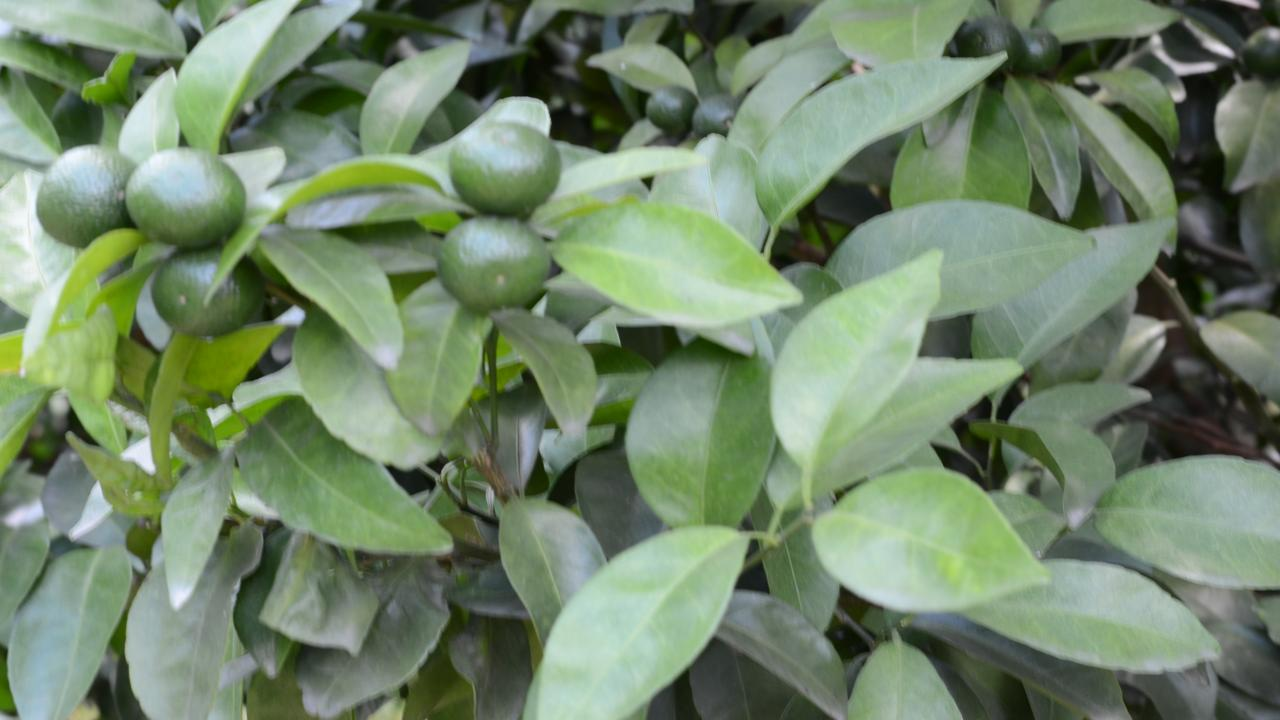
#> input picture MASKRCNN/1/1.jpeg, 1280 x 720 px; its folder holds only this picture in this run
$ python dataaugment.py
#> lines starting #> are read from the running program, lines starting #| are printed output that depends on the picture
import cv2
import glob
import numpy as np
import json
import os
import random

def mix_jsons(load_data_dir,save_data_dir,hv_flip=False):
    with open(load_data_dir, "r", encoding="UTF-8") as f:
        json_str = f.read()
    your_dict = json.loads(json_str) #json格式转python格式
    your_dict["version"] = "4.5.6"
    your_dict["imageData"]= None #python中None即是null
    your_dict["imagePath"]= os.path.basename(save_data_dir)[:-5]+'.jpg' #获取文件名
    if hv_flip ==True:
        imgH = your_dict["imageHeight"]
        imgW = your_dict["imageWidth"]
        shapes = your_dict["shapes"]  #label保存在shapes属性里面
        for label in range(len(shapes)): #label的总数
            for k in range(len(shapes[label]["points"])): #label中标签点的总数
                shapes[label]["points"][k][0] = imgW - shapes[label]["points"][k][0] #x坐标
                shapes[label]["points"][k][1] = imgH - shapes[label]["points"][k][1] #y坐标
    with open(save_data_dir, "w", encoding="UTF-8") as f1:
        json.dump(your_dict,f1, ensure_ascii=False,indent = 2)

#随机调节亮度和对比度
def contrast_brightness_image(img_dir, a, g):
    src1=cv2.imread(img_dir)
    h, w, ch = src1.shape#获取shape的数值，height和width、通道
    src2 = np.zeros([h, w, ch], src1.dtype)#(色素全为零，输出为全黑图片)
    src3 = np.ones([h, w, ch], src1.dtype)*255#(色素全为255，输出为全白图片)
    i = np.random.random_integers(2,3)
    if i == 2:
        dst = cv2.addWeighted(src1, a, src2, 1-a, g)
    else:
        dst = cv2.addWeighted(src1, a, src3, 1-a, g)
    print(os.path.dirname(img_dir)+"/"+os.path.basename(img_dir)[:-5]+".json",'\n')
    jf = os.path.dirname(img_dir)+"/"+os.path.basename(img_dir)[:-5]+".json"
    jout = os.path.dirname(os.path.dirname(jf))+"/data_augment/"+"cb"+os.path.basename(jf)#[2:]
    print(jout)
    mix_jsons(jf,jout,hv_flip=False)
    print(jout[:-5]+'.jpg')
    cv2.imwrite(jout[:-5]+'.jpg',dst)
    return dst

def cutout(img_dir,num):
    src1 = cv2.imread(img_dir)
    h, w, ch = src1.shape
    for i in range(num):
        x1 = np.random.random_integers(100,750)
        y1 = np.random.random_integers(100,800)
        w = np.random.random_integers(10,60)
        h = np.random.random_integers(10,60)
        cv2.rectangle(src1,(x1, y1), (x1+w, y1+h), (128, 128, 128), -1)
    print(os.path.dirname(img_dir)+"/"+os.path.basename(img_dir)[:-5]+".json",'\n')
    jf = os.path.dirname(img_dir)+"/"+os.path.basename(img_dir)[:-5]+".json"
    jout = os.path.dirname(os.path.dirname(jf))+"/data_augment/"+"ct"+os.path.basename(jf)#[2:]
    print(jout)
    mix_jsons(jf,jout,hv_flip=False)
    print(jout[:-5]+'.jpg')
    cv2.imwrite(jout[:-5]+'.jpg',src1)
    return src1

def hv_flip(img_dir):
    src1 = cv2.imread(img_dir)
    src2 = cv2.flip(src1, -1)#1表示水平垂直翻折
    print(os.path.dirname(img_dir)+"/"+os.path.basename(img_dir)[:-5]+".json",'\n')
    jf = os.path.dirname(img_dir)+"/"+os.path.basename(img_dir)[:-5]+".json"
    jout = os.path.dirname(os.path.dirname(jf))+"/data_augment/"+"hf"+os.path.basename(jf)#[2:]
    print(jout)
    mix_jsons(jf,jout,hv_flip=True)
    print(jout[:-5]+'.jpg')
    cv2.imwrite(jout[:-5]+'.jpg',src2)
    return src2


def data_augment(img_dir):
#> called with img_dir = 'MASKRCNN/1/1.jpeg'
    img=cv2.imread(img_dir)
#> img is the input picture: shape (720, 1280, 3); mean B, G, R 106.7, 133.6, 113.8
    cv2.imshow("original",img)
    new1=contrast_brightness_image(img_dir,random.uniform(0.5,0.9),0)
#> in contrast_brightness_image, `dst = cv2.addWeighted(src1, a, src2, 1-a, g)`:
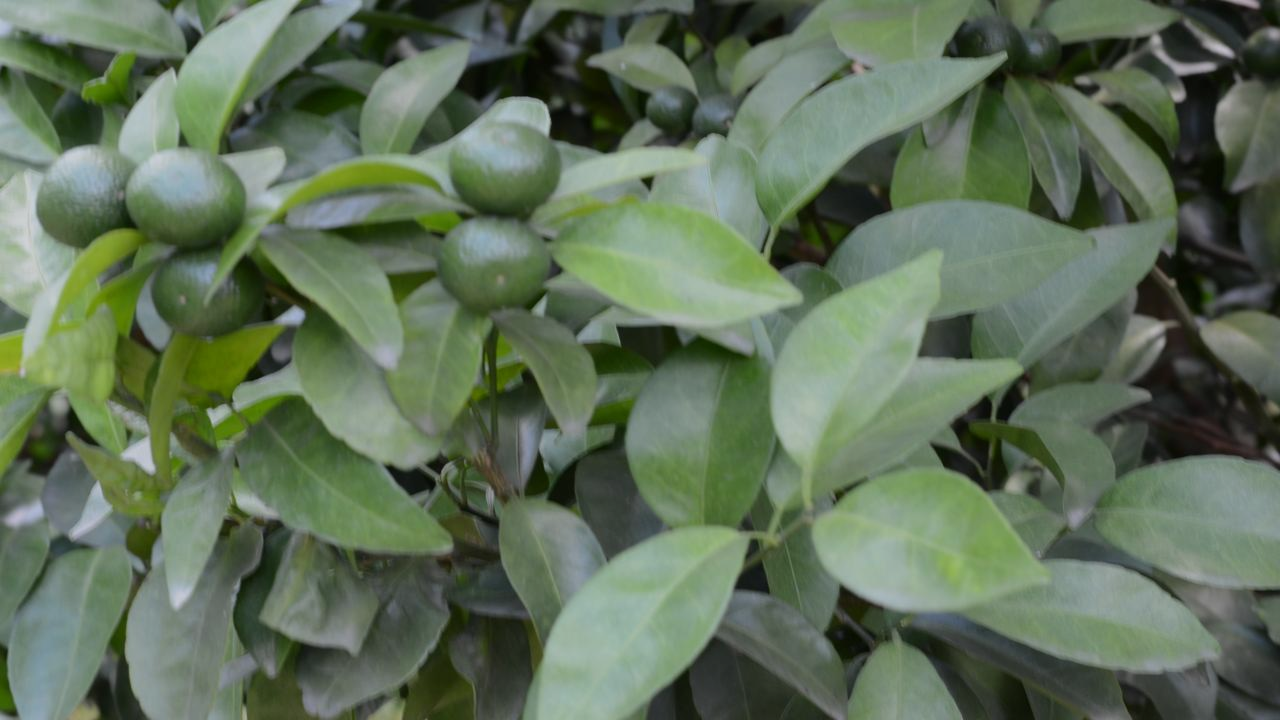
#> dst: shape (720, 1280, 3); mean B, G, R 89.4, 112, 95.3
    cv2.imshow("con-bri-demo", new1)
    new2=cutout(img_dir,num=10)
    cv2.imshow("cutout-demo",new2)
    new3=hv_flip(img_dir)
    cv2.imshow("hv-flip-demo",new3)


def main():
    for img_dir in glob.glob("G:/2020-09-27 Before exposure/1/1/"+"*.jpeg"):
        print(img_dir)
        data_augment(img_dir)
        cv2.waitKey(200)
        cv2.destroyAllWindows()
        print('========================================')


if __name__ =="__main__":
#> (the run stopped early here; a loop or call above may not have finished)

$ run again, on MASKRCNN/1/112.jpeg
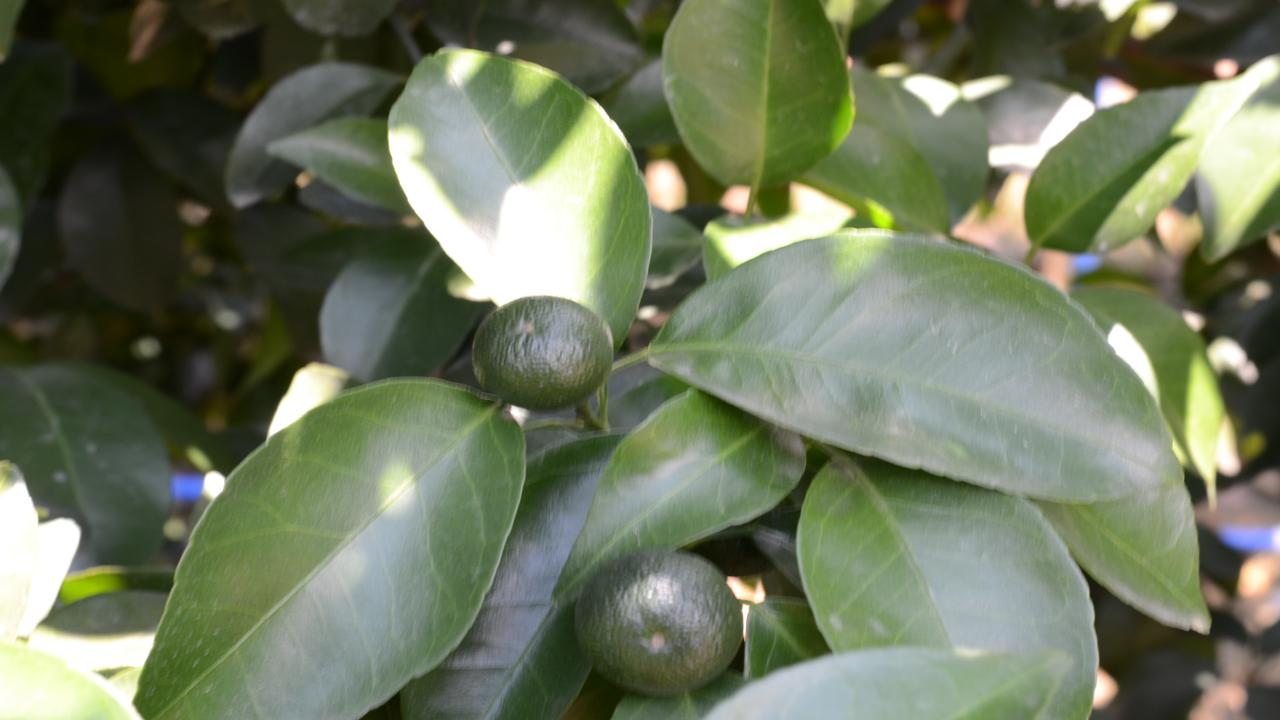
#> input picture MASKRCNN/1/112.jpeg, 1280 x 720 px
#> in data_augment, img is the input picture: shape (720, 1280, 3); mean B, G, R 94.5, 119.5, 110.1
#> in contrast_brightness_image, `dst = cv2.addWeighted(src1, a, src2, 1-a, g)`:
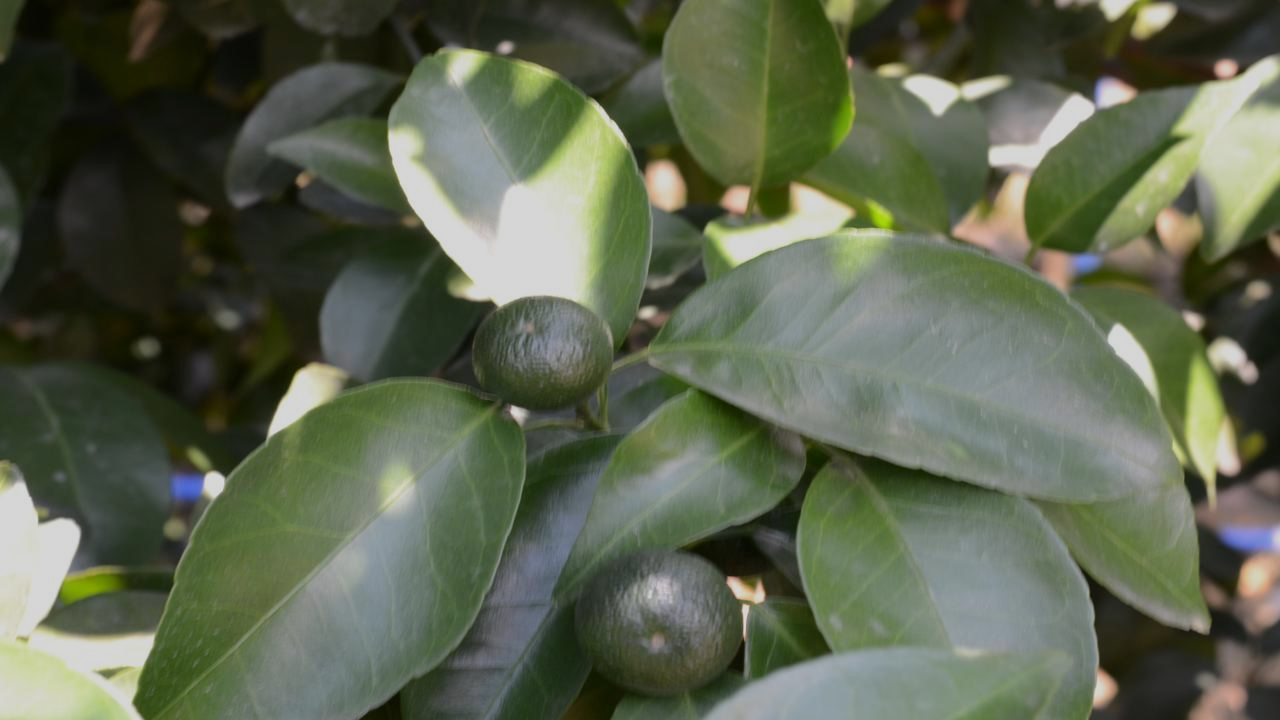
#> dst: shape (720, 1280, 3); mean B, G, R 79.2, 100.1, 92.2

$ run again, on MASKRCNN/1/12.jpeg
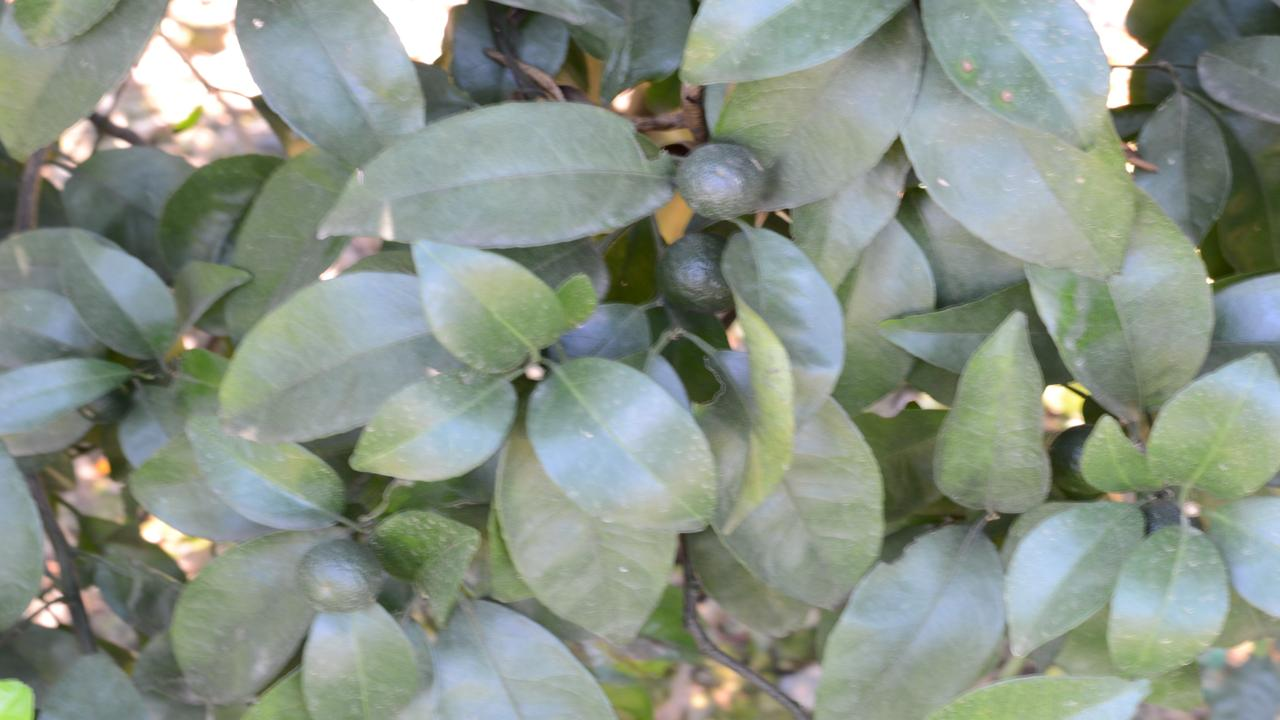
#> input picture MASKRCNN/1/12.jpeg, 1280 x 720 px
#> in data_augment, img is the input picture: shape (720, 1280, 3); mean B, G, R 136, 147.7, 137
#> in contrast_brightness_image, `dst = cv2.addWeighted(src1, a, src2, 1-a, g)`:
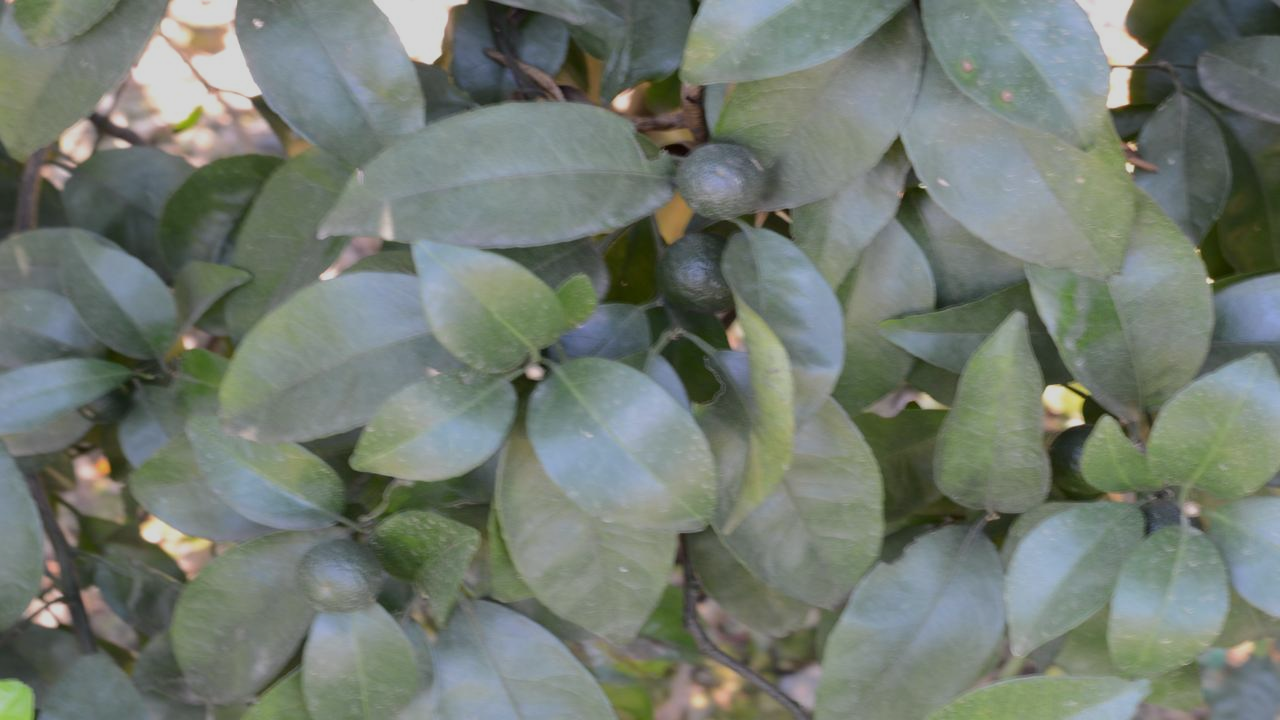
#> dst: shape (720, 1280, 3); mean B, G, R 113.9, 123.7, 114.8

$ run again, on MASKRCNN/1/126.jpeg
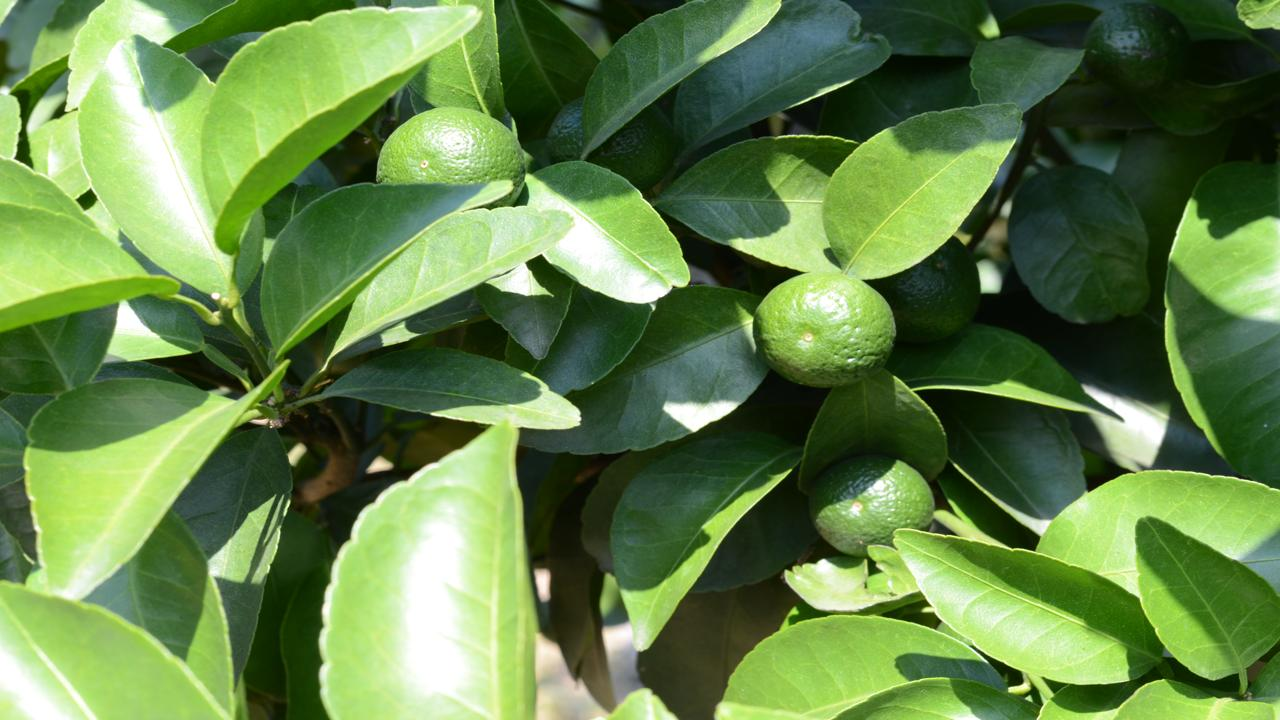
#> input picture MASKRCNN/1/126.jpeg, 1280 x 720 px
#> in data_augment, img is the input picture: shape (720, 1280, 3); mean B, G, R 72.8, 130.1, 98.7
#> in contrast_brightness_image, `dst = cv2.addWeighted(src1, a, src2, 1-a, g)`:
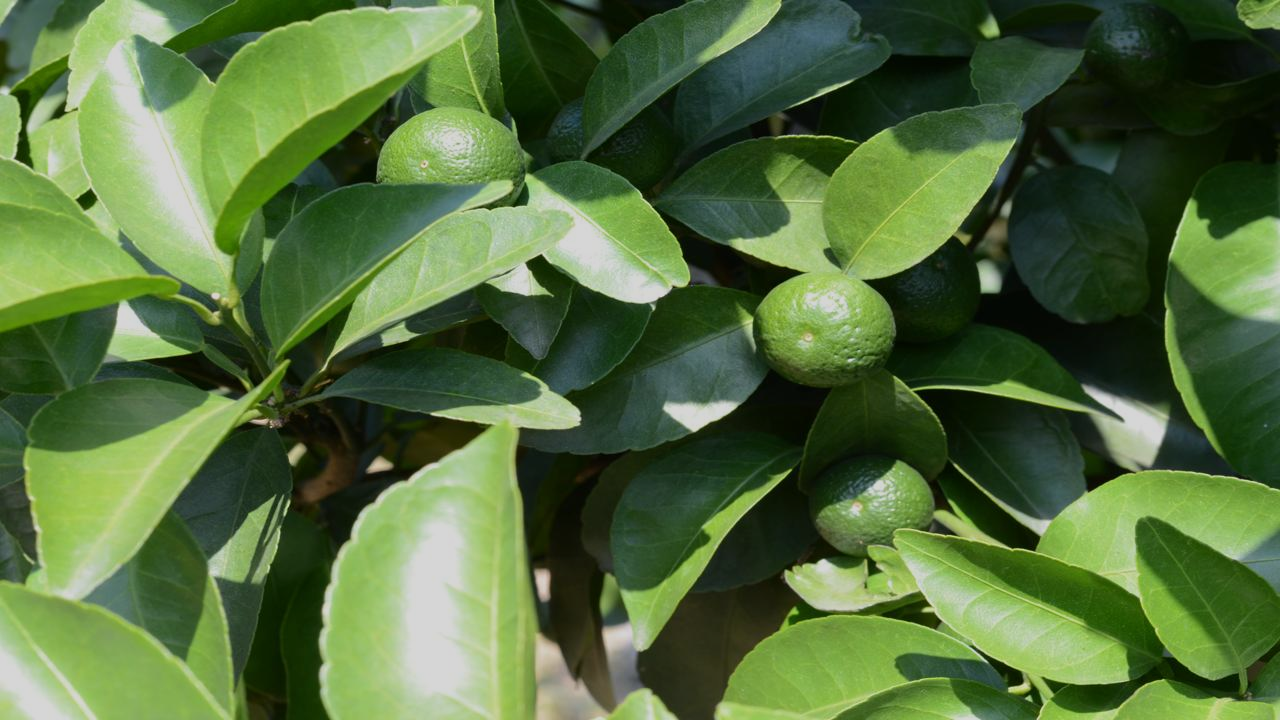
#> dst: shape (720, 1280, 3); mean B, G, R 61, 109, 82.7

$ run again, on MASKRCNN/1/10.jpeg
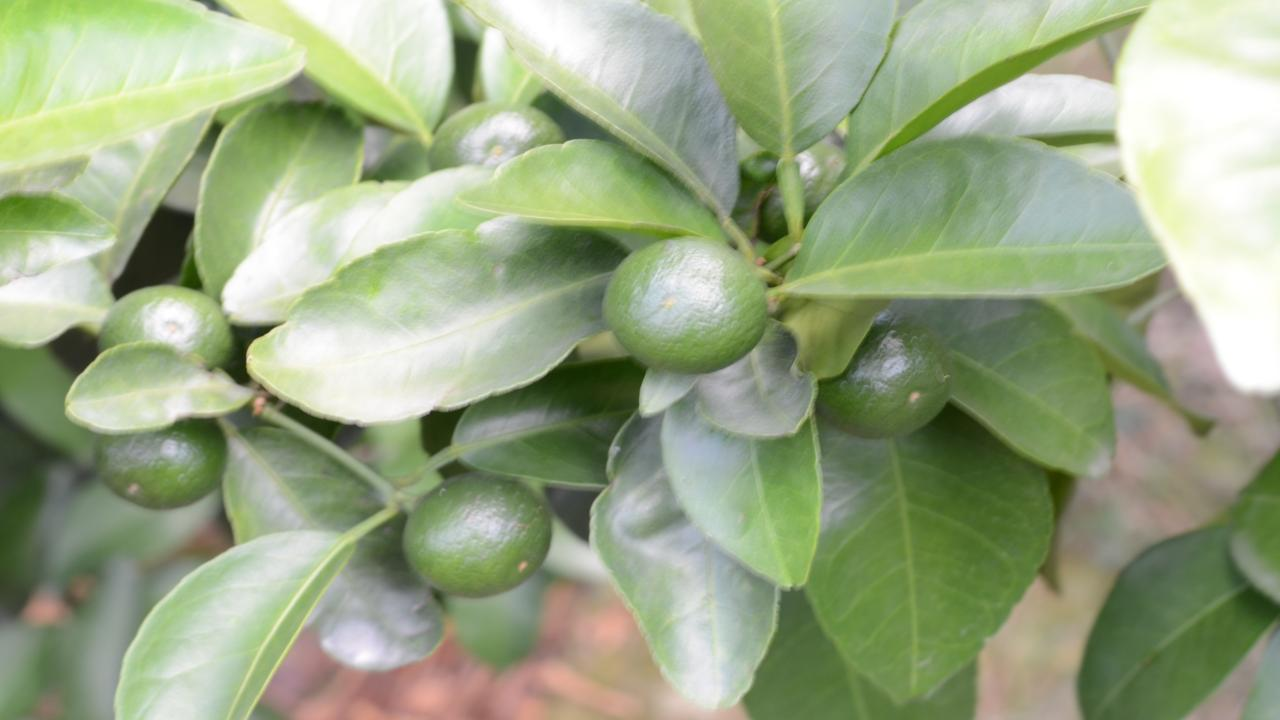
#> input picture MASKRCNN/1/10.jpeg, 1280 x 720 px
#> in data_augment, img is the input picture: shape (720, 1280, 3); mean B, G, R 132.4, 166.4, 153
#> in contrast_brightness_image, `dst = cv2.addWeighted(src1, a, src2, 1-a, g)`:
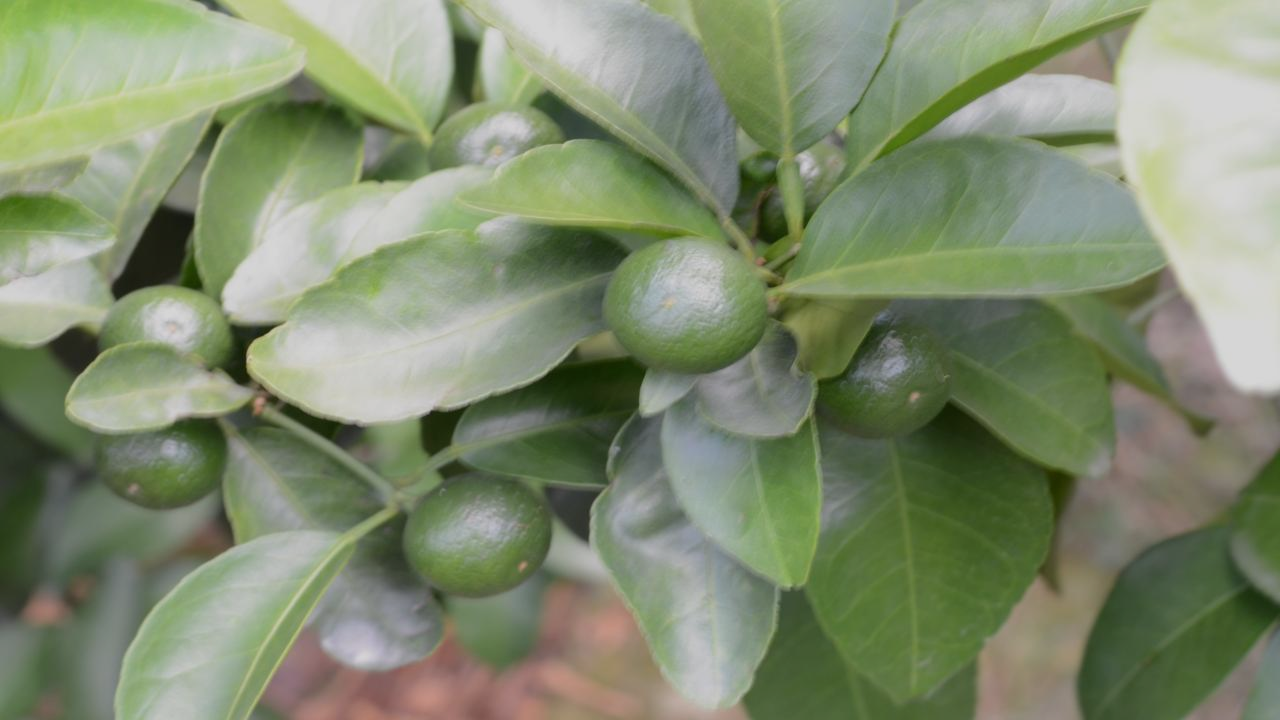
#> dst: shape (720, 1280, 3); mean B, G, R 111, 139.4, 128.2
